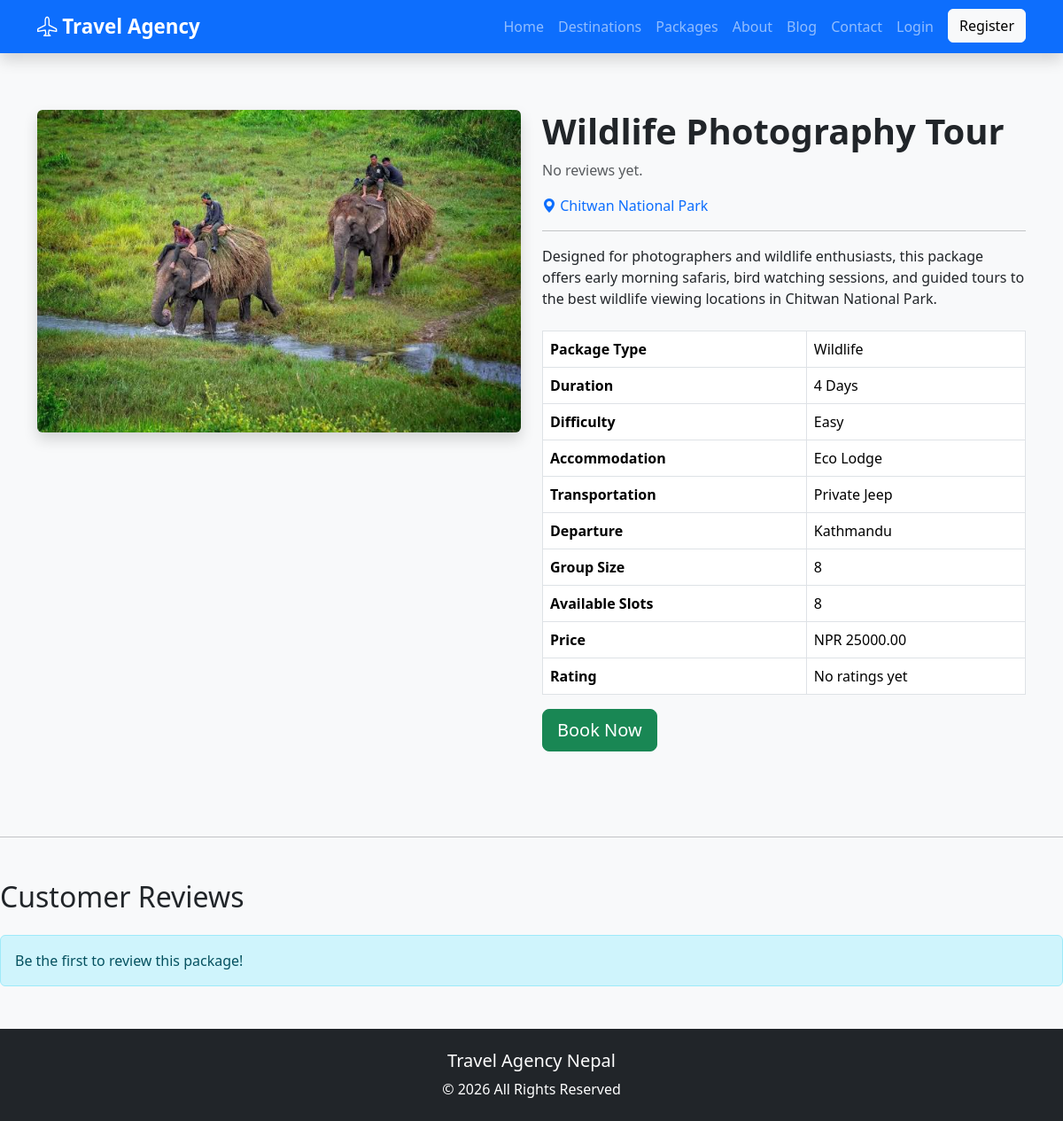
/packages/wildlife-photography-tour/, run on an earlier commit of the app's database.
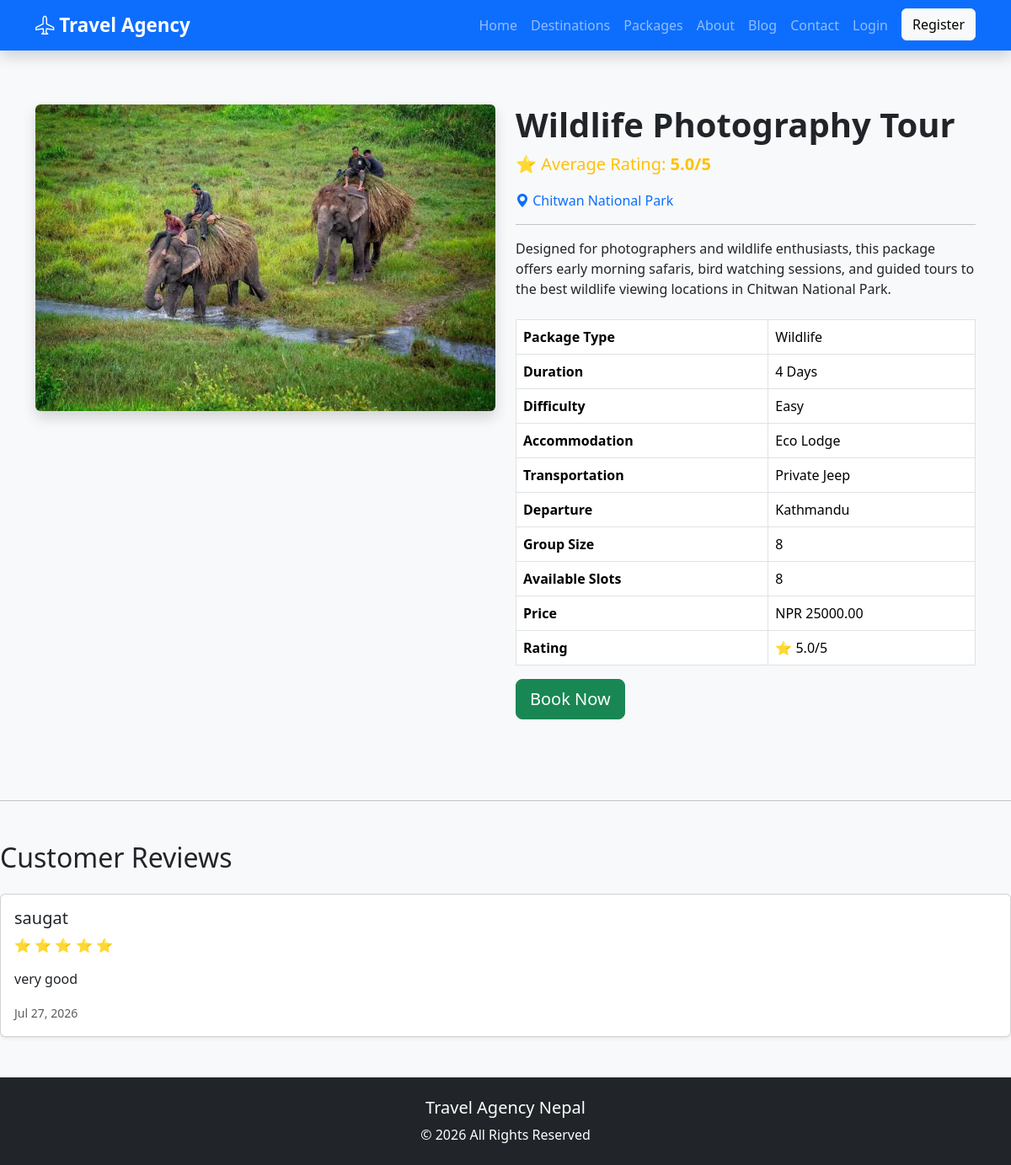
And on a later commit of the database.
### reviews/models.py (models this page shows, shortened)
class Review(models.Model):
    RATING_CHOICES = [
        (1, "1 Star"),
        (2, "2 Stars"),
        (3, "3 Stars"),
        (4, "4 Stars"),
        (5, "5 Stars"),
    ]
    user = models.ForeignKey(
        User,
        on_delete=models.CASCADE,
        related_name="reviews"
    )
    package = models.ForeignKey(
        TourPackage,
        on_delete=models.CASCADE,
        related_name="reviews"
    )
    rating = models.IntegerField(
        choices=RATING_CHOICES
    )
    comment = models.TextField()
    created_at = models.DateTimeField(
        auto_now_add=True
    )
    updated_at = models.DateTimeField(
        auto_now=True
    )
    class Meta:
        ordering = ['-created_at']
        unique_together = ('user', 'package')

### packages/views.py (the view, shortened to what this page needs)
# urls.py: path('<slug:slug>/', views.package_detail, name='package_detail'),
def package_detail(request, slug):
    package = get_object_or_404(
        TourPackage,
        slug=slug,
        is_available=True
    )
    reviews = Review.objects.filter(
        package=package
    ).select_related('user')
    average_rating = reviews.aggregate(
        Avg('rating')
    )['rating__avg']
    can_review = False
    already_reviewed = False
    is_in_wishlist = False
    if request.user.is_authenticated:
        is_in_wishlist = Wishlist.objects.filter(
            user=request.user,
            package=package
        ).exists()
    context = {
        'package': package,
        'reviews': reviews,'already_reviewed': already_reviewed,
        'average_rating': average_rating,
        'can_review': can_review,
        'already_reviewed': already_reviewed,
        'package': package,
        'is_in_wishlist': is_in_wishlist,
    }
    return render(
        request,
        'packages/package_detail.html',
        context
    )

### templates/packages/package_detail.html (shortened to what this page needs)
{% extends 'base.html' %}
{% block content %}
<section class="py-5">
    <div class="container">
        <div class="row">
            <div class="col-lg-6">
                <img src="{{ package.featured_image.url }}"
                     class="img-fluid rounded shadow"
                     alt="{{ package.name }}">
            </div>
            <div class="col-lg-6">
                <h1 class="fw-bold">
                    {{ package.name }}
                </h1>
                {% if average_rating %}
                <p class="text-warning fs-5">
                    ⭐ Average Rating:
                    <strong>{{ average_rating|floatformat:1 }}/5</strong>
                </p>
                {% else %}
                <p class="text-muted">
                    No reviews yet.
                </p>
                {% endif %}
                <p class="text-primary">
                    <i class="bi bi-geo-alt-fill"></i>
                    {{ package.destination.name }}
                </p>
                <hr>
                <p>{{ package.description }}</p>
                <table class="table table-bordered mt-4">
                    <tr>
                        <th>Package Type</th>
                        <td>{{ package.package_type }}</td>
                    </tr>
                    <tr>
                        <th>Duration</th>
                        <td>{{ package.duration }} Days</td>
                    </tr>
                    <tr>
                        <th>Difficulty</th>
                        <td>{{ package.difficulty }}</td>
                    </tr>
                    <tr>
                        <th>Accommodation</th>
                        <td>{{ package.accommodation }}</td>
                    </tr>
                    <tr>
                        <th>Transportation</th>
                        <td>{{ package.transportation }}</td>
                    </tr>
                    <tr>
                        <th>Departure</th>
                        <td>{{ package.departure_location }}</td>
                    </tr>
                    <tr>
                        <th>Group Size</th>
                        <td>{{ package.max_group_size }}</td>
                    </tr>
                    <tr>
                        <th>Available Slots</th>
                        <td>{{ package.available_slots }}</td>
                    </tr>
                    <tr>
                        <th>Price</th>
                        <td>NPR {{ package.price }}</td>
                    </tr>
                    <tr>
                        <th>Rating</th>
                        <td>
                            {% if average_rating %}
                                ⭐ {{ average_rating|floatformat:1 }}/5
                            {% else %}
                                No ratings yet
                            {% endif %}
                        </td>
                    </tr>
                </table>
                <div class="d-flex align-items-center gap-3">
                    <a href="{% url 'book_package' package.slug %}"
                        class="btn btn-success btn-lg">
                        Book Now
                    </a>
                </div>
            </div>
        </div>
    </div>
</section>
<hr class="my-5">
<h2 class="mb-4">
    Customer Reviews
</h2>
{% if reviews %}
    {% for review in reviews %}
    <div class="card mb-3 shadow-sm">
        <div class="card-body">
            <h5>
                {{ review.user.username }}
            </h5>
            <p class="text-warning">
                {% for i in "12345" %}
                    {% if forloop.counter <= review.rating %}
                        ⭐
                    {% else %}
                        ☆
                    {% endif %}
                {% endfor %}
            </p>
            <p>
                {{ review.comment }}
            </p>
            <small class="text-muted">
                {{ review.created_at|date:"M d, Y" }}
            </small>
        </div>
    </div>
    {% endfor %}
{% else %}
<div class="alert alert-info">
Be the first to review this package!
</div>
{% endif %}
{% endblock %}

What changed in the data, as far as the page shows it:
added Review: user.username "saugat", rating 5 (drawn), comment "very good", created_at "Jul 27, 2026"
Also different on the page:
{{ average_rating|floatformat:1 }}: (not shown) → "5.0"
text no longer shown: "No reviews yet. No ratings yet Be the first to review this package!"
text now shown: "⭐ Average Rating: /5 ⭐ /5"
